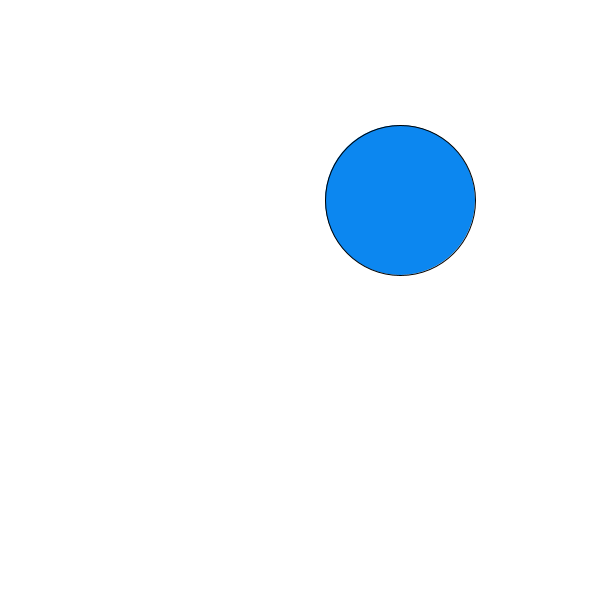
Frame 1 (no input)
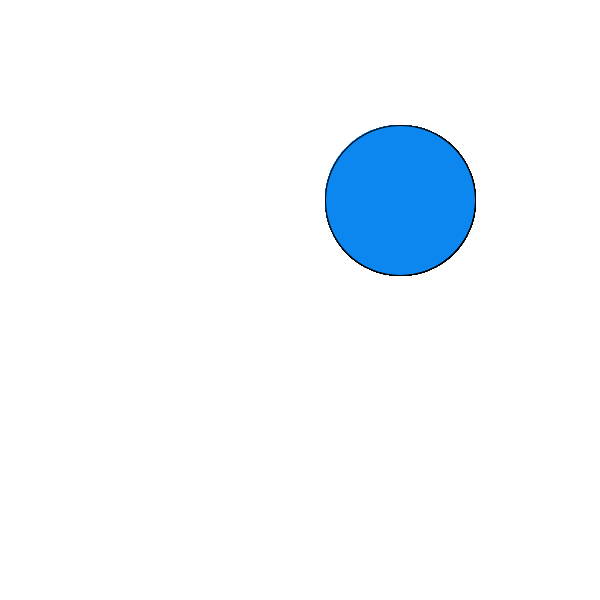
Frame 60 (the mouse pressed at the canvas centre just before this capture)
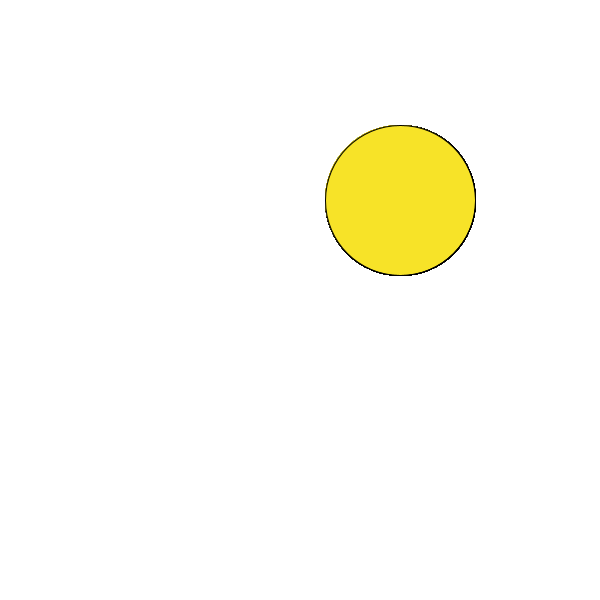
Frame 120 (the mouse held since frame 60 and released just before this capture)

The Processing sketch that drew these frames (run headless with seeded random() and noise(); from frame 60 on, the mouse is pressed at the canvas centre):

// Processing sketch: Logical_Dot
// ── Logical_Dot.pde
void setup() {
  size(600,600);
    background(#FFFFFF);
}

void draw() {
  
  if (mousePressed) {
   fill(#F7E328); 
  }
  else {
   fill(#0C87F0); 
  }
  ellipse(400,200,150,150);
}
